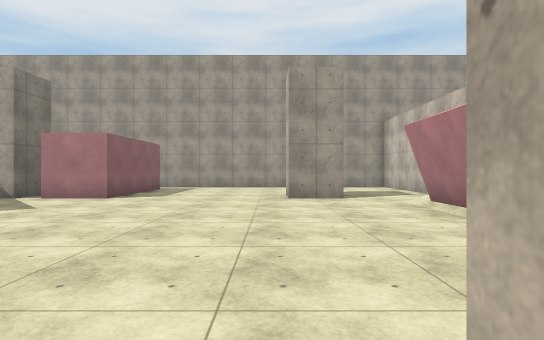
[1] (above)

16 first-person views from a walk through a Unity game level. The camera is 1.3 m above the floor, looks level and sees 80° across. The floor is counted in squares, 2 m on a side. Each view is taken from the middle of a square. On the plan, view 1 faces up. The plan holds only what a view shows up to about 10 squares ahead; the rest is blank. The place goes on beyond the plan. Surface patterns are stand-ins for the level's own textures.

[2]
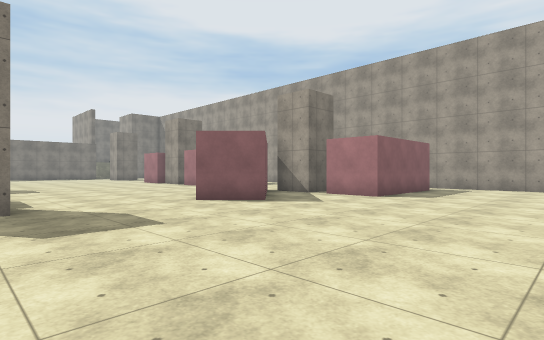

[3]
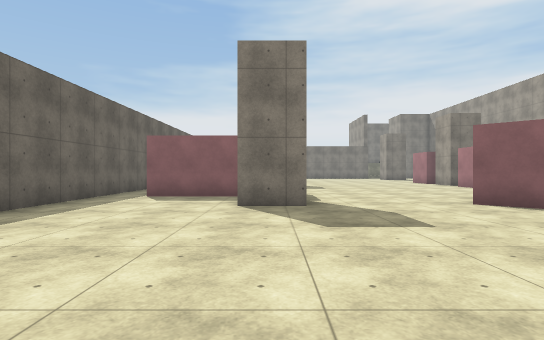

[4]
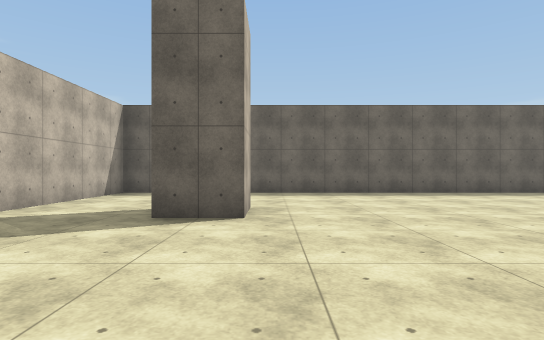

[5]
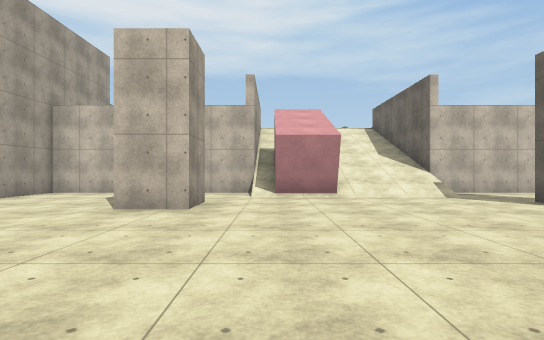

[6]
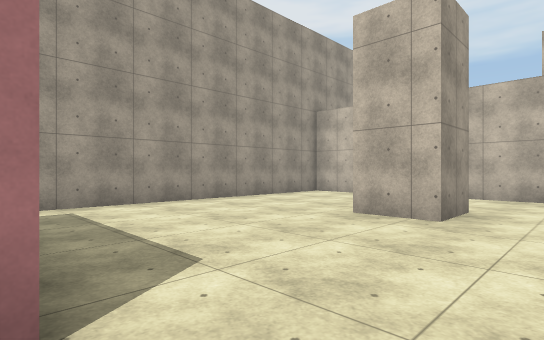

[7]
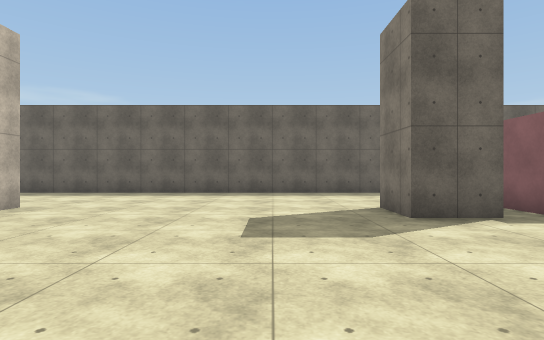

[8]
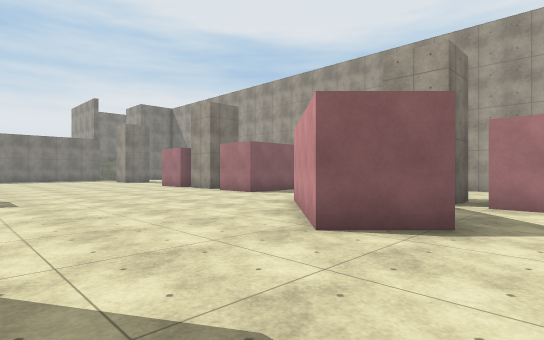

[9]
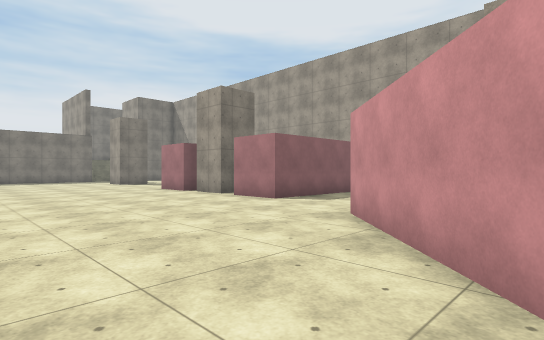

[10]
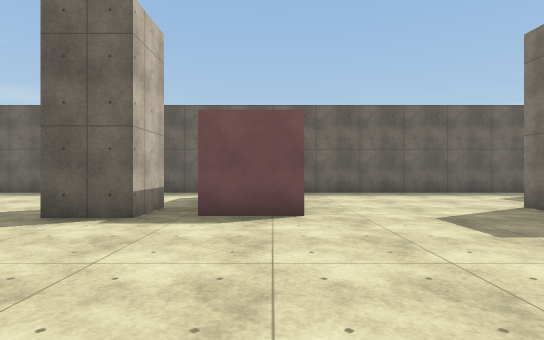

[11]
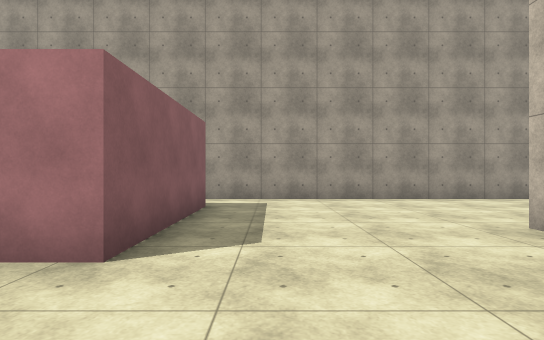

[12]
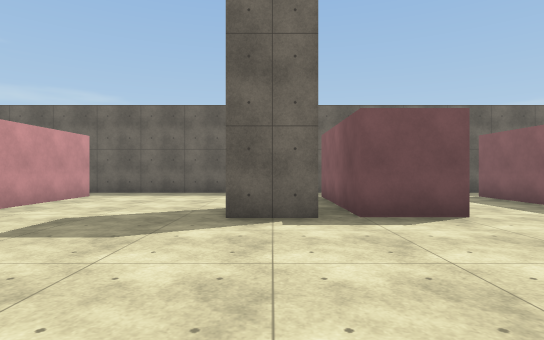

[13]
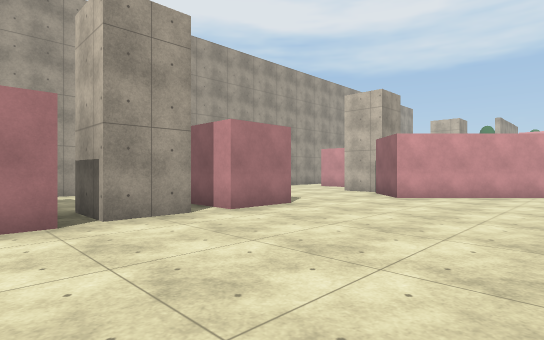

[14]
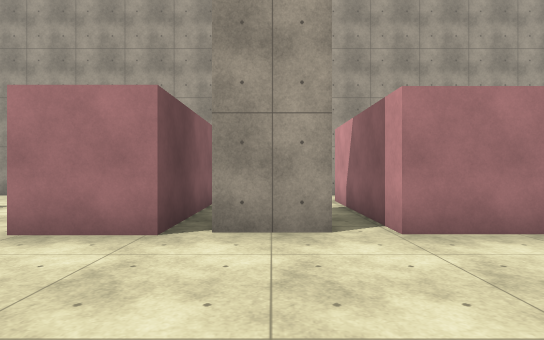

[15]
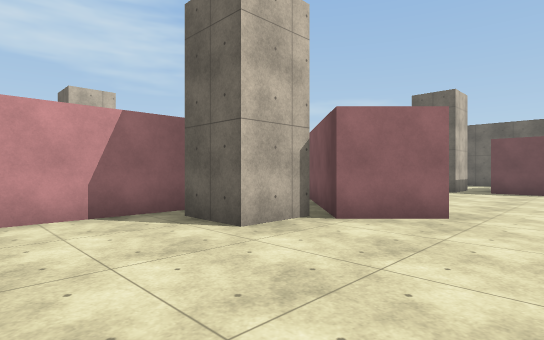

[16]
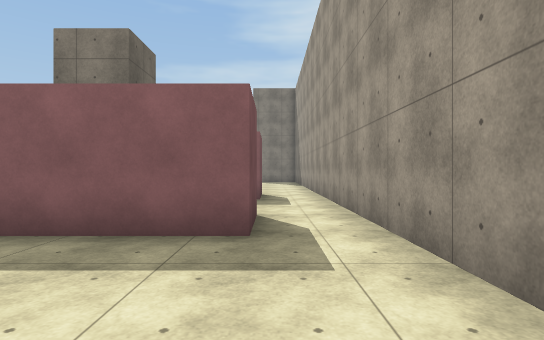

### Floor plan
Points are (right, up) in squares from view 1. A wall is a line through its corners. A room is listed if a view was taken in it or the views show most of it. See-through windows are left out.
Room 1 (views 1, 2, 3, 4, 5, 6, 7, 8, 9, 10)
walls: (0.4, -0.6) (0.4, 0.6) (1.6, 0.6); (2.7, 4.4) (2.7, 6); (1.8, 7.3) (0.4, 7.3) (0.4, 8.6); (4.2, 6.4) (4.2, 12.2) (-4.5, 12.2); (-7.1, 0.6) (-5.9, 0.6) (-5.9, -0.6); (-5.9, 8.6) (-5.9, 7.3) (-6.8, 7.3); (-8, 0.4) (-8, -3.1); (-7.6, 7.3) (-5.1, 4.9) (-6.1, 3.8) (-8.6, 6.3); (-3.8, 10.4) (-3.8, 7.3) (-5.4, 7.3); (-9.5, -4.2) (4.2, -4.2) (4.2, 1.5)
ways out: opening at (-8.5, -4) to room 2; opening at (-7.4, 3) to room 2; opening at (4.3, 3)
Room 2 (views 11, 12, 13, 14, 15, 16)
walls: (-12.7, 7.3) (-12.7, 10.8) (-11.2, 10.8) (-11.2, 7.3) (-12.7, 7.3); (-8.6, 6.3) (-7.6, 7.3); (-13.4, 7.9) (-13.4, 7.3) (-14.6, 7.3) (-14.6, 8.6); (-13.4, -0.1) (-13.4, -0.6); (-9.5, 0.4) (-8, 0.4); (-14.8, 0.6) (-13.4, 0.6); (-16.8, 0.6) (-15.1, 0.6) (-15.1, -2.9); (-7.1, 7.4) (-7.1, 8.6) (-5.9, 8.6); (-9.5, -3.1) (-9.5, -0.4); (-5.3, 8.2) (-5.3, 10.6); (-16.1, 10.8) (-15.1, 10.8) (-15.1, 7.3) (-16.8, 7.3); (-16.2, -4.2) (-9.5, -4.2); (-4.5, 12.2) (-17.5, 12.2)
ways out: opening at (-8.5, -4) to room 1; opening at (-7.4, 3) to room 1

Positions as (right, up) in squares from view 1, and headings:
1: (0, 0), facing up
2: (0, 0), facing up-left
3: (0, 0), facing left
4: (0, 5), facing down
5: (-5, 6), facing right
6: (-4, 6), facing up-right
7: (-4, 5), facing down
8: (-4, 1), facing up-left
9: (-6, 2), facing up-left
10: (-9, 5), facing down
11: (-10, 5), facing up
12: (-14, 5), facing down
13: (-16, 3), facing up-right
14: (-14, 4), facing up
15: (-10, 11), facing down-right
16: (-8, 11), facing left
